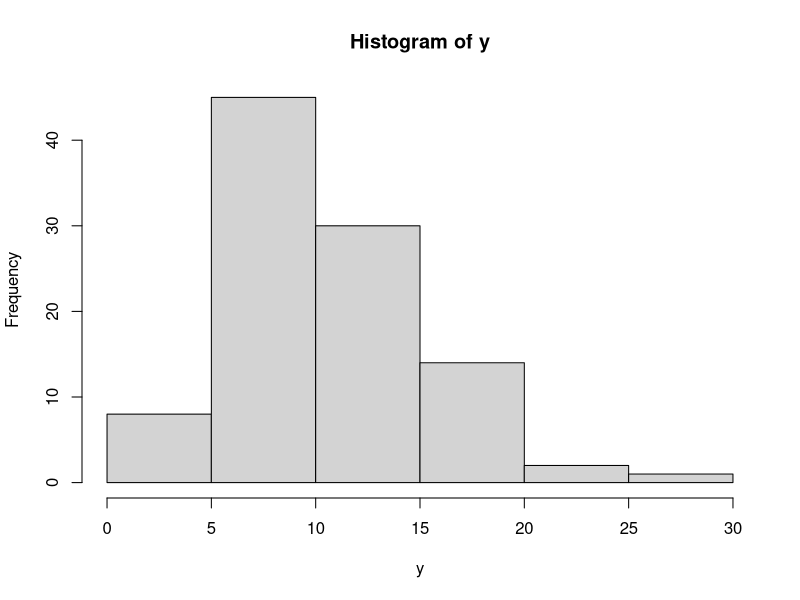

R code for this plot:
#a
dof = 10
x = 2
dchisq(x, dof)

#b
dof = 10
x = 100
y = rchisq(x, dof)
hist(y)

#c
#Mean distribusi chisquare : v
#Variansi distribusi chisquare : 2v